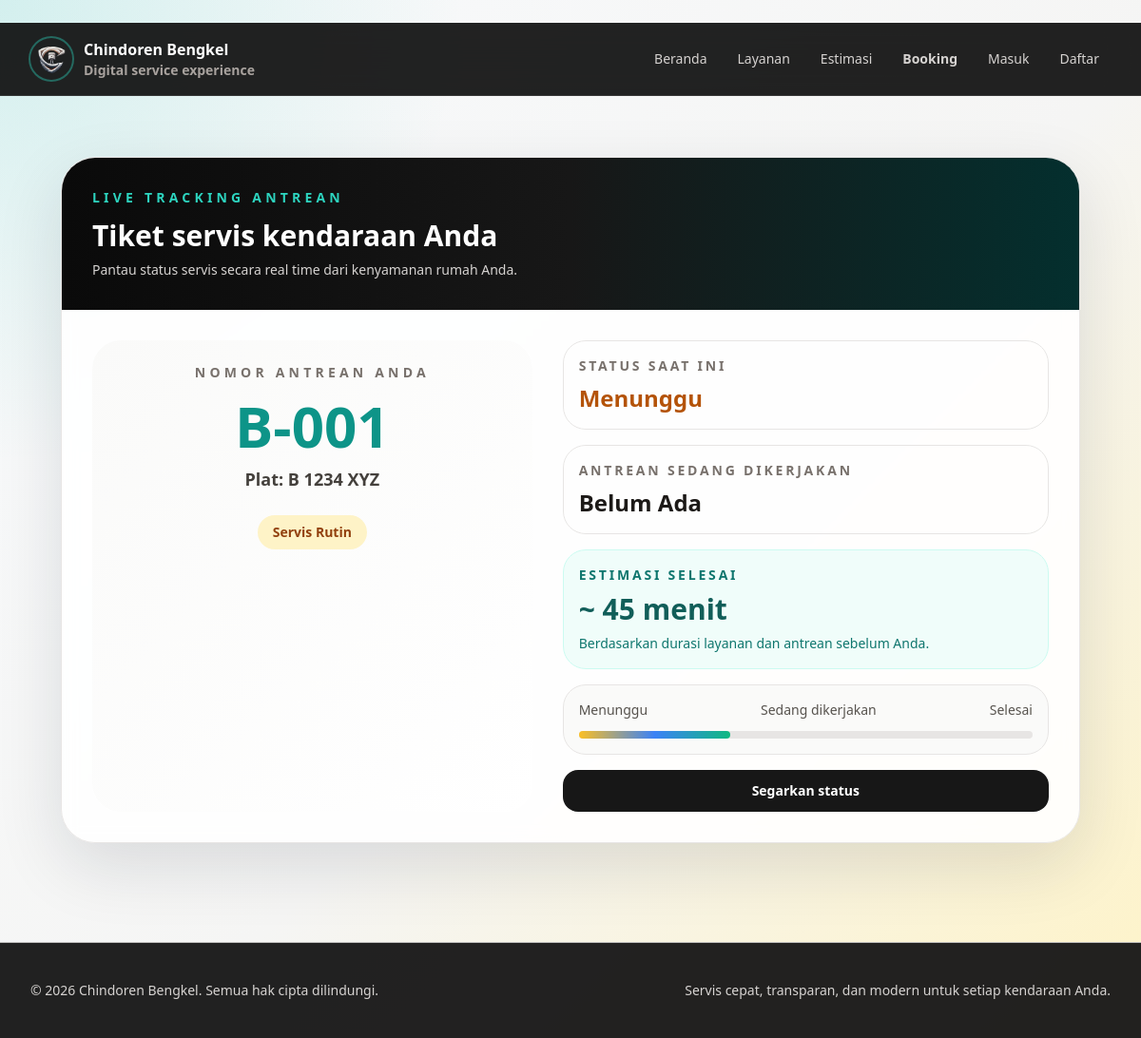
/tracking/2, run on the app's committed database.
### models.py (models this page shows, shortened)
class Antrean(db.Model):
    __tablename__ = 'antrean'
    id = db.Column(db.Integer, primary_key=True)
    user_id = db.Column(db.Integer, db.ForeignKey('users.id'), nullable=True) # Bisa null jika publik (guest)
    nama_guest = db.Column(db.String(100), nullable=True)
    plat_nomor = db.Column(db.String(15), nullable=False)
    layanan_id = db.Column(db.Integer, db.ForeignKey('layanan.id'), nullable=False)
    nomor_antrean = db.Column(db.String(10), nullable=False) # Contoh: B-014
    status = db.Column(db.String(30), default='Menunggu') # Menunggu, Sedang Dikerjakan, Selesai
    tanggal = db.Column(db.Date, default=date.today)
    jam = db.Column(db.String(10), nullable=True)
    priority_adjusted = db.Column(db.Boolean, default=False)
    created_at = db.Column(db.DateTime, default=datetime.utcnow)
    layanan = db.relationship('Layanan', backref='antrean')

class Layanan(db.Model):
    __tablename__ = 'layanan'
    id = db.Column(db.Integer, primary_key=True)
    nama_layanan = db.Column(db.String(100), nullable=False)
    estimasi_durasi_menit = db.Column(db.Integer, nullable=False) # Untuk Wait Time Logic
    estimasi_harga = db.Column(db.Integer, nullable=False)

### bengkel.py (the view)
@bengkel_bp.route('/tracking/<int:id>')
def live_tracking(id):
    antrean_user = Antrean.query.get_or_404(id)
    hari_ini = date.today()
    antrean_saat_ini = Antrean.query.filter_by(tanggal=hari_ini, status='Sedang Dikerjakan').first()
    nomor_saat_ini = antrean_saat_ini.nomor_antrean if antrean_saat_ini else "Belum Ada"
    waktu_tunggu_menit = db.session.query(func.sum(Layanan.estimasi_durasi_menit))\
        .join(Antrean)\
        .filter(
            Antrean.tanggal == hari_ini,
            Antrean.status.in_(['Menunggu', 'Sedang Dikerjakan']),
            Antrean.id < antrean_user.id
        ).scalar() or 0
    eta_minutes = max(0, waktu_tunggu_menit + antrean_user.layanan.estimasi_durasi_menit)
    eta_text = f'{eta_minutes} menit'
    if eta_minutes >= 60:
        hours = eta_minutes // 60
        minutes = eta_minutes % 60
        eta_text = f'{hours} jam' + (f' {minutes} menit' if minutes else '')
    return render_template('tracking.html',
                           antrean=antrean_user,
                           antrean_saat_ini=nomor_saat_ini,
                           waktu_tunggu=waktu_tunggu_menit,
                           eta_minutes=eta_minutes,
                           eta_text=eta_text)

### templates/tracking.html (shortened to what this page needs)
﻿{% extends 'base.html' %}
{% block content %}
  <div class="mx-auto max-w-6xl px-4 py-8 sm:px-6 lg:px-8">
    <div class="overflow-hidden rounded-[36px] border border-stone-200 bg-white/90 shadow-ambient backdrop-blur">
      <div class="bg-gradient-to-r from-neutral-950 via-neutral-900 to-teal-950 px-8 py-8 text-white">
        <p class="text-sm font-semibold uppercase tracking-[0.3em] text-teal-400">Live tracking antrean</p>
        <h1 class="mt-3 text-3xl font-semibold">Tiket servis kendaraan Anda</h1>
        <p class="mt-2 text-sm text-stone-300">Pantau status servis secara real time dari kenyamanan rumah Anda.</p>
      </div>
      <div class="grid gap-8 p-8 lg:grid-cols-[0.95fr_1.05fr]">
        <div class="rounded-[30px] bg-gradient-to-br from-stone-50 to-white p-6 text-center">
          <p class="text-sm font-semibold uppercase tracking-[0.3em] text-stone-500">Nomor antrean Anda</p>
          <h2 class="mt-4 text-6xl font-black text-teal-600">{{ antrean.nomor_antrean }}</h2>
          <p class="mt-3 text-lg font-semibold text-stone-700">Plat: {{ antrean.plat_nomor }}</p>
          <div class="mt-6 inline-flex rounded-full bg-amber-100 px-4 py-2 text-sm font-semibold text-amber-800">{{ antrean.layanan.nama_layanan }}</div>
        </div>
        <div class="space-y-4">
          <div class="rounded-[24px] border border-stone-200 p-4">
            <p class="text-sm font-semibold uppercase tracking-[0.2em] text-stone-500">Status saat ini</p>
            <p class="mt-2 text-2xl font-bold {% if antrean.status == 'Menunggu' %}text-amber-700{% elif antrean.status == 'Sedang Dikerjakan' %}text-blue-700{% else %}text-emerald-700{% endif %}">{{ antrean.status }}</p>
          </div>
          <div class="rounded-[24px] border border-stone-200 p-4">
            <p class="text-sm font-semibold uppercase tracking-[0.2em] text-stone-500">Antrean sedang dikerjakan</p>
            <p class="mt-2 text-2xl font-bold text-stone-900">{{ antrean_saat_ini }}</p>
          </div>
          <div class="rounded-[24px] border border-teal-100 bg-teal-50 p-4">
            <p class="text-sm font-semibold uppercase tracking-[0.2em] text-teal-700">Estimasi selesai</p>
            <p class="mt-2 text-3xl font-bold text-teal-800">
              {% if antrean.status == 'Selesai' %}
                Selesai
              {% else %}
                ~ {{ eta_text }}
              {% endif %}
            </p>
            <p class="mt-2 text-sm text-teal-700">Berdasarkan durasi layanan dan antrean sebelum Anda.</p>
          </div>
          <div class="rounded-[24px] border border-stone-200 bg-stone-50 p-4">
            <div class="flex items-center justify-between text-sm text-stone-600">
              <span>Menunggu</span>
              <span>Sedang dikerjakan</span>
              <span>Selesai</span>
            </div>
            <div class="mt-3 h-2 rounded-full bg-stone-200">
              <div class="h-2 rounded-full bg-gradient-to-r from-amber-400 via-blue-500 to-emerald-500 {% if antrean.status == 'Menunggu' %}w-1/3{% elif antrean.status == 'Sedang Dikerjakan' %}w-2/3{% else %}w-full{% endif %}"></div>
            </div>
          </div>
          <button onclick="window.location.reload()" class="w-full rounded-2xl bg-neutral-900 px-4 py-3 text-sm font-semibold text-white transition hover:bg-neutral-800">Segarkan status</button>
        </div>
      </div>
    </div>
  </div>
{% endblock %}

### templates/base.html (style rules this page uses)
:root { color-scheme: light; }
body { font-family: ui-sans-serif, system-ui, -apple-system, BlinkMacSystemFont, "Segoe UI", sans-serif; }
.shadow-ambient { box-shadow: 0 24px 70px rgba(15, 23, 42, 0.12); }

### data on the page
Antrean: nomor_antrean "B-001", plat_nomor "B 1234 XYZ", status "Menunggu"
Layanan: layanan.nama_layanan "Servis Rutin"

### other printed values
{{ label }} "Beranda" "Layanan" "Estimasi"
{{ label }} "Booking"
{{ antrean_saat_ini }} "Belum Ada"
{{ eta_text }} "45 menit"
